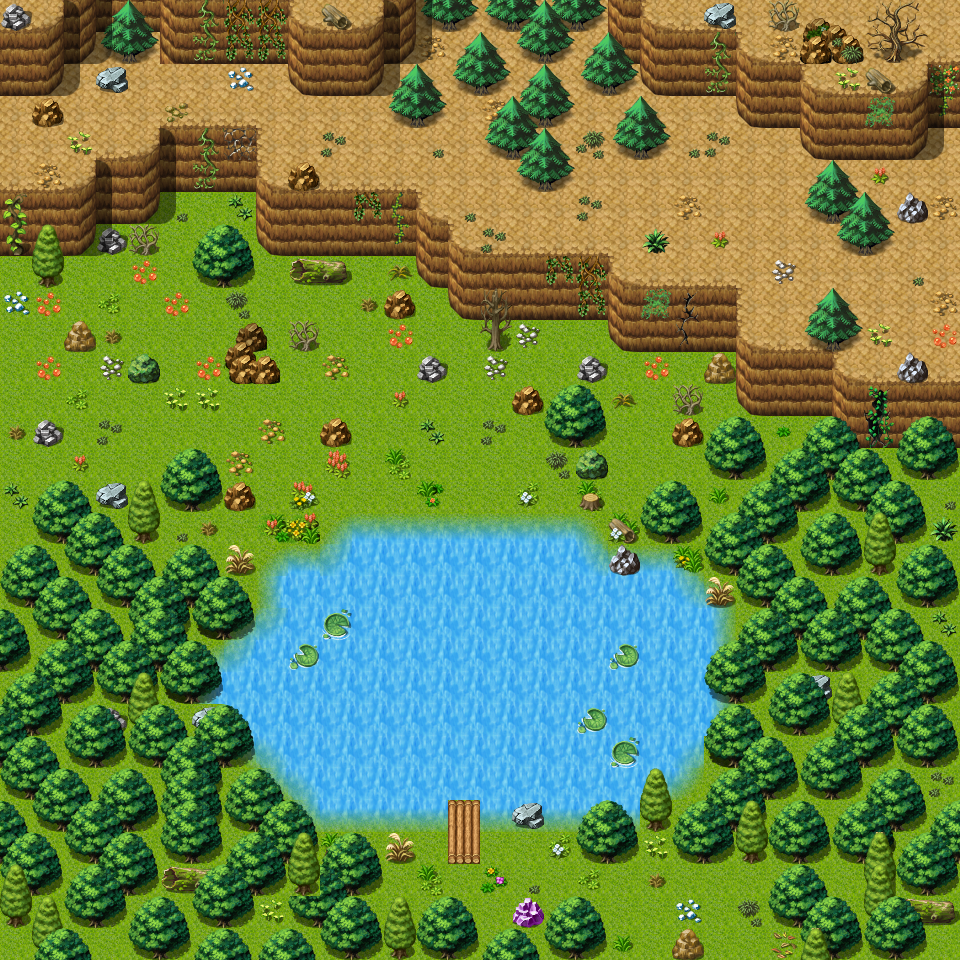

A 2D game scene composited from a Tiled map and its tileset images. What follows is a short description and the map's XML, with each tile layer's data collapsed to a summary:
An orthogonal 30x30 tile map with 32x32 px tiles, 3 tile layers (Ground, Objects, Above), 33 hidden layers not drawn, 26 tilesets and 49 objects (21x replace, 15x script, 10x spawn, 3x mapchange).

<map version="1.0" orientation="orthogonal" width="30" height="30" tilewidth="32" tileheight="32">
    <properties>
        <property name="outdoors" value="1" />
    </properties>
    <tileset firstgid="1" name="map_25" tilewidth="32" tileheight="32">
        <image source="../drawable/map_25.png" width="256" height="256" />
    </tileset>
    <tileset firstgid="65" name="map_21" tilewidth="32" tileheight="32">
        <image source="../drawable/map_21.png" width="256" height="256" />
    </tileset>
    <tileset firstgid="129" name="map_6" tilewidth="32" tileheight="32">
        <image source="../drawable/map_6.png" width="256" height="256" />
    </tileset>
    <tileset firstgid="193" name="map_0" tilewidth="32" tileheight="32">
        <image source="../drawable/map_0.png" width="256" height="256" />
    </tileset>
    <tileset firstgid="257" name="map_19" tilewidth="32" tileheight="32">
        <image source="../drawable/map_19.png" width="256" height="256" />
    </tileset>
    <tileset firstgid="321" name="map_16" tilewidth="32" tileheight="32">
        <image source="../drawable/map_16.png" width="256" height="256" />
    </tileset>
    <tileset firstgid="385" name="map_34" tilewidth="32" tileheight="32">
        <image source="../drawable/map_34.png" width="256" height="256" />
    </tileset>
    <tileset firstgid="449" name="map_9" tilewidth="32" tileheight="32">
        <image source="../drawable/map_9.png" width="256" height="256" />
    </tileset>
    <tileset firstgid="513" name="map_3" tilewidth="32" tileheight="32">
        <image source="../drawable/map_3.png" width="256" height="256" />
    </tileset>
    <tileset firstgid="577" name="map_5" tilewidth="32" tileheight="32">
        <image source="../drawable/map_5.png" width="256" height="256" />
    </tileset>
    <tileset firstgid="641" name="map_17" tilewidth="32" tileheight="32">
        <image source="../drawable/map_17.png" width="256" height="256" />
    </tileset>
    <tileset firstgid="705" name="map_4" tilewidth="32" tileheight="32">
        <image source="../drawable/map_4.png" width="256" height="256" />
    </tileset>
    <tileset firstgid="769" name="map_2" tilewidth="32" tileheight="32">
        <image source="../drawable/map_2.png" width="256" height="256" />
    </tileset>
    <tileset firstgid="833" name="map_18" tilewidth="32" tileheight="32">
        <image source="../drawable/map_18.png" width="256" height="256" />
    </tileset>
    <tileset firstgid="897" name="map_1" tilewidth="32" tileheight="32">
        <image source="../drawable/map_1.png" width="256" height="256" />
    </tileset>
    <tileset firstgid="961" name="map_29" tilewidth="32" tileheight="32">
        <image source="../drawable/map_29.png" width="256" height="256" />
    </tileset>
    <tileset firstgid="1025" name="map_10" tilewidth="32" tileheight="32">
        <image source="../drawable/map_10.png" width="256" height="256" />
    </tileset>
    <tileset firstgid="1089" name="map_33" tilewidth="32" tileheight="32">
        <image source="../drawable/map_33.png" width="256" height="256" />
    </tileset>
    <tileset firstgid="1153" name="map_15" tilewidth="32" tileheight="32">
        <image source="../drawable/map_15.png" width="256" height="256" />
    </tileset>
    <tileset firstgid="1217" name="map_26" tilewidth="32" tileheight="32">
        <image source="../drawable/map_26.png" width="256" height="256" />
    </tileset>
    <tileset firstgid="1281" name="map_13" tilewidth="32" tileheight="32">
        <image source="../drawable/map_13.png" width="256" height="256" />
    </tileset>
    <tileset firstgid="1345" name="map_30" tilewidth="32" tileheight="32">
        <image source="../drawable/map_30.png" width="256" height="256" />
    </tileset>
    <tileset firstgid="1409" name="map_27" tilewidth="32" tileheight="32">
        <image source="../drawable/map_27.png" width="256" height="256" />
    </tileset>
    <tileset firstgid="1473" name="map_28" tilewidth="32" tileheight="32">
        <image source="../drawable/map_28.png" width="256" height="256" />
    </tileset>
    <tileset firstgid="1537" name="map_31" tilewidth="32" tileheight="32">
        <image source="../drawable/map_31.png" width="256" height="256" />
    </tileset>
    <tileset firstgid="1601" name="map_7" tilewidth="32" tileheight="32">
        <image source="../drawable/map_7.png" width="256" height="256" />
    </tileset>
    <layer name="Ground" width="30" height="30">
        <data>[900 cells, 900 non-empty, 12 distinct tile ids]</data>
    </layer>
    <layer name="Objects" width="30" height="30">
        <data>[900 cells, 433 non-empty, 91 distinct tile ids]</data>
    </layer>
    <layer name="Above" width="30" height="30">
        <data>[900 cells, 288 non-empty, 28 distinct tile ids]</data>
    </layer>
    <layer name="Walkable" width="30" height="30" visible="0">
        <data>[900 cells, 449 non-empty, 1 distinct tile ids]</data>
    </layer>
    <layer name="Raft_1" width="30" height="30" visible="0">
        <data>[900 cells, 8 non-empty, 5 distinct tile ids]</data>
    </layer>
    <layer name="Raft_2" width="30" height="30" visible="0">
        <data>[900 cells, 8 non-empty, 5 distinct tile ids]</data>
    </layer>
    <layer name="Raft_3" width="30" height="30" visible="0">
        <data>[900 cells, 9 non-empty, 5 distinct tile ids]</data>
    </layer>
    <layer name="Raft_4" width="30" height="30" visible="0">
        <data>[900 cells, 9 non-empty, 5 distinct tile ids]</data>
    </layer>
    <layer name="Raft_5" width="30" height="30" visible="0">
        <data>[900 cells, 9 non-empty, 5 distinct tile ids]</data>
    </layer>
    <layer name="Raft_6" width="30" height="30" visible="0">
        <data>[900 cells, 9 non-empty, 5 distinct tile ids]</data>
    </layer>
    <layer name="Raft_7" width="30" height="30" visible="0">
        <data>[900 cells, 9 non-empty, 5 distinct tile ids]</data>
    </layer>
    <layer name="Raft_8" width="30" height="30" visible="0">
        <data>[900 cells, 9 non-empty, 5 distinct tile ids]</data>
    </layer>
    <layer name="Raft_9" width="30" height="30" visible="0">
        <data>[900 cells, 8 non-empty, 4 distinct tile ids]</data>
    </layer>
    <layer name="Raft_10" width="30" height="30" visible="0">
        <data>[900 cells, 7 non-empty, 4 distinct tile ids]</data>
    </layer>
    <layer name="Raft_11" width="30" height="30" visible="0">
        <data>[900 cells, 7 non-empty, 4 distinct tile ids]</data>
    </layer>
    <layer name="Raft_21" width="30" height="30" visible="0">
        <data>[900 cells, 8 non-empty, 5 distinct tile ids]</data>
    </layer>
    <layer name="Raft_22" width="30" height="30" visible="0">
        <data>[900 cells, 8 non-empty, 5 distinct tile ids]</data>
    </layer>
    <layer name="Raft_23" width="30" height="30" visible="0">
        <data>[900 cells, 9 non-empty, 5 distinct tile ids]</data>
    </layer>
    <layer name="Raft_24" width="30" height="30" visible="0">
        <data>[900 cells, 9 non-empty, 5 distinct tile ids]</data>
    </layer>
    <layer name="Raft_25" width="30" height="30" visible="0">
        <data>[900 cells, 9 non-empty, 5 distinct tile ids]</data>
    </layer>
    <layer name="Raft_26" width="30" height="30" visible="0">
        <data>[900 cells, 9 non-empty, 5 distinct tile ids]</data>
    </layer>
    <layer name="Raft_27" width="30" height="30" visible="0">
        <data>[900 cells, 9 non-empty, 5 distinct tile ids]</data>
    </layer>
    <layer name="Raft_28" width="30" height="30" visible="0">
        <data>[900 cells, 9 non-empty, 5 distinct tile ids]</data>
    </layer>
    <layer name="Raft_29" width="30" height="30" visible="0">
        <data>[900 cells, 8 non-empty, 4 distinct tile ids]</data>
    </layer>
    <layer name="Raft_30" width="30" height="30" visible="0">
        <data>[900 cells, 7 non-empty, 4 distinct tile ids]</data>
    </layer>
    <layer name="Walkable_1" width="30" height="30" visible="0">
        <data>[900 cells, 25 non-empty, 1 distinct tile ids]</data>
    </layer>
    <layer name="Walkable_2" width="30" height="30" visible="0">
        <data>[900 cells, 25 non-empty, 1 distinct tile ids]</data>
    </layer>
    <layer name="Walkable_3" width="30" height="30" visible="0">
        <data>[900 cells, 25 non-empty, 1 distinct tile ids]</data>
    </layer>
    <layer name="Walkable_4" width="30" height="30" visible="0">
        <data>[900 cells, 26 non-empty, 1 distinct tile ids]</data>
    </layer>
    <layer name="Walkable_5" width="30" height="30" visible="0">
        <data>[900 cells, 27 non-empty, 1 distinct tile ids]</data>
    </layer>
    <layer name="Walkable_6" width="30" height="30" visible="0">
        <data>[900 cells, 28 non-empty, 1 distinct tile ids]</data>
    </layer>
    <layer name="Walkable_7" width="30" height="30" visible="0">
        <data>[900 cells, 29 non-empty, 1 distinct tile ids]</data>
    </layer>
    <layer name="Walkable_8" width="30" height="30" visible="0">
        <data>[900 cells, 30 non-empty, 1 distinct tile ids]</data>
    </layer>
    <layer name="Walkable_9" width="30" height="30" visible="0">
        <data>[900 cells, 31 non-empty, 1 distinct tile ids]</data>
    </layer>
    <layer name="Walkable_10" width="30" height="30" visible="0">
        <data>[900 cells, 32 non-empty, 1 distinct tile ids]</data>
    </layer>
    <layer name="Walkable_11" width="30" height="30" visible="0">
        <data>[900 cells, 34 non-empty, 1 distinct tile ids]</data>
    </layer>
    <objectgroup name="Mapevents" visible="0">
        <object name="east" type="mapchange" x="928" y="128" width="32" height="256">
            <properties>
                <property name="map" value="guynmart_wood_7" />
                <property name="place" value="west" />
            </properties>
        </object>
        <object name="west" type="mapchange" x="0" y="96" width="32" height="480">
            <properties>
                <property name="map" value="guynmart_wood_3" />
                <property name="place" value="east" />
            </properties>
        </object>
        <object name="south" type="mapchange" x="32" y="928" width="896" height="32">
            <properties>
                <property name="map" value="guynmart" />
                <property name="place" value="north" />
            </properties>
        </object>
        <object name="guynmart_s_lake_3x" type="script" x="0" y="32" width="832" height="480">
            <properties>
                <property name="when" value="always" />
            </properties>
        </object>
        <object name="guynmart_s_lake_11b" type="script" x="576" y="896" width="192" height="32" />
        <object name="guynmart_s_lake_11" type="script" x="448" y="512" width="32" height="32" />
        <object name="guynmart_s_lake_10" type="script" x="448" y="544" width="32" height="32" />
        <object name="guynmart_s_lake_9" type="script" x="448" y="576" width="32" height="32" />
        <object name="guynmart_s_lake_8" type="script" x="448" y="608" width="32" height="32" />
        <object name="guynmart_s_lake_7" type="script" x="448" y="640" width="32" height="32" />
        <object name="guynmart_s_lake_6" type="script" x="448" y="672" width="32" height="32" />
        <object name="guynmart_s_lake_5" type="script" x="448" y="704" width="32" height="32" />
        <object name="guynmart_s_lake_4" type="script" x="448" y="736" width="32" height="32" />
        <object name="guynmart_s_lake_3" type="script" x="448" y="768" width="32" height="32" />
        <object name="guynmart_s_lake_2" type="script" x="448" y="800" width="32" height="32" />
        <object name="guynmart_s_lake_1" type="script" x="448" y="832" width="32" height="32" />
        <object name="guynmart_s_rope_r2" type="script" x="32" y="96" width="32" height="832" />
        <object name="guynmart_s_dog_puppy" type="script" x="384" y="64" width="192" height="192">
            <properties>
                <property name="when" value="always" />
            </properties>
        </object>
    </objectgroup>
    <objectgroup name="Spawn" visible="0">
        <object name="guynmart_fish2" type="spawn" x="288" y="576" width="128" height="192">
            <properties>
                <property name="quantity" value="2" />
                <property name="spawngroup" value="guynmart_fish2" />
            </properties>
        </object>
        <object name="guynmart_fish1" type="spawn" x="512" y="576" width="160" height="192">
            <properties>
                <property name="spawngroup" value="guynmart_fish1" />
            </properties>
        </object>
        <object name="forestboar4" type="spawn" x="512" y="352" width="320" height="192">
            <properties>
                <property name="spawngroup" value="forestboar4" />
            </properties>
        </object>
        <object name="guynmart_dog3a" type="spawn" x="800" y="160" width="96" height="160">
            <properties>
                <property name="active" value="false" />
                <property name="quantity" value="5" />
                <property name="spawngroup" value="guynmart_dog3a" />
            </properties>
        </object>
        <object name="vicious_hound" type="spawn" x="800" y="256" width="64" height="64">
            <properties>
                <property name="spawngroup" value="vicious_hound" />
            </properties>
        </object>
        <object name="guynmart_dog2a" type="spawn" x="384" y="32" width="288" height="96">
            <properties>
                <property name="active" value="false" />
                <property name="quantity" value="9" />
                <property name="spawngroup" value="guynmart_dog2a" />
            </properties>
        </object>
        <object name="forestwolf2" type="spawn" x="128" y="64" width="128" height="64">
            <properties>
                <property name="spawngroup" value="forestwolf2" />
            </properties>
        </object>
        <object name="forestwolf1" type="spawn" x="64" y="192" width="256" height="416">
            <properties>
                <property name="quantity" value="2" />
                <property name="spawngroup" value="forestwolf1" />
            </properties>
        </object>
        <object name="guynmart_fish2b" type="spawn" x="512" y="576" width="160" height="192">
            <properties>
                <property name="spawngroup" value="guynmart_fish2" />
            </properties>
        </object>
        <object name="guynmart_dog_puppy" type="spawn" x="448" y="128" width="64" height="128">
            <properties>
                <property name="spawngroup" value="guynmart_dog_puppy" />
            </properties>
        </object>
    </objectgroup>
    <objectgroup name="Replace" visible="0">
        <object name="guynmart_r_lake_1" type="replace" x="416" y="512" width="96" height="384">
            <properties>
                <property name="Objects" value="Raft_1" />
                <property name="Walkable" value="Walkable_1" />
                <property name="requireId" value="guynmart_r_lake" />
                <property name="requireType" value="questProgress" />
                <property name="requireValue" value="1" />
            </properties>
        </object>
        <object name="guynmart_r_lake_2" type="replace" x="448" y="512" width="32" height="384">
            <properties>
                <property name="Objects" value="Raft_2" />
                <property name="Walkable" value="Walkable_2" />
                <property name="requireId" value="guynmart_r_lake" />
                <property name="requireType" value="questProgress" />
                <property name="requireValue" value="2" />
            </properties>
        </object>
        <object name="guynmart_r_lake_3" type="replace" x="448" y="512" width="32" height="384">
            <properties>
                <property name="Objects" value="Raft_3" />
                <property name="Walkable" value="Walkable_3" />
                <property name="requireId" value="guynmart_r_lake" />
                <property name="requireType" value="questProgress" />
                <property name="requireValue" value="3" />
            </properties>
        </object>
        <object name="guynmart_r_lake_4" type="replace" x="448" y="512" width="32" height="384">
            <properties>
                <property name="Objects" value="Raft_4" />
                <property name="Walkable" value="Walkable_4" />
                <property name="requireId" value="guynmart_r_lake" />
                <property name="requireType" value="questProgress" />
                <property name="requireValue" value="4" />
            </properties>
        </object>
        <object name="guynmart_r_lake_5" type="replace" x="448" y="512" width="32" height="384">
            <properties>
                <property name="Objects" value="Raft_5" />
                <property name="Walkable" value="Walkable_5" />
                <property name="requireId" value="guynmart_r_lake" />
                <property name="requireType" value="questProgress" />
                <property name="requireValue" value="5" />
            </properties>
        </object>
        <object name="guynmart_r_lake_6" type="replace" x="448" y="512" width="32" height="384">
            <properties>
                <property name="Objects" value="Raft_6" />
                <property name="Walkable" value="Walkable_6" />
                <property name="requireId" value="guynmart_r_lake" />
                <property name="requireType" value="questProgress" />
                <property name="requireValue" value="6" />
            </properties>
        </object>
        <object name="guynmart_r_lake_7" type="replace" x="448" y="512" width="32" height="384">
            <properties>
                <property name="Objects" value="Raft_7" />
                <property name="Walkable" value="Walkable_7" />
                <property name="requireId" value="guynmart_r_lake" />
                <property name="requireType" value="questProgress" />
                <property name="requireValue" value="7" />
            </properties>
        </object>
        <object name="guynmart_r_lake_8" type="replace" x="448" y="512" width="32" height="384">
            <properties>
                <property name="Objects" value="Raft_8" />
                <property name="Walkable" value="Walkable_8" />
                <property name="requireId" value="guynmart_r_lake" />
                <property name="requireType" value="questProgress" />
                <property name="requireValue" value="8" />
            </properties>
        </object>
        <object name="guynmart_r_lake_9" type="replace" x="448" y="512" width="32" height="384">
            <properties>
                <property name="Objects" value="Raft_9" />
                <property name="Walkable" value="Walkable_9" />
                <property name="requireId" value="guynmart_r_lake" />
                <property name="requireType" value="questProgress" />
                <property name="requireValue" value="9" />
            </properties>
        </object>
        </objectgroup>
    <objectgroup name="Keys" visible="0" />
</map>
<!-- 12 of 49 objects omitted -->
